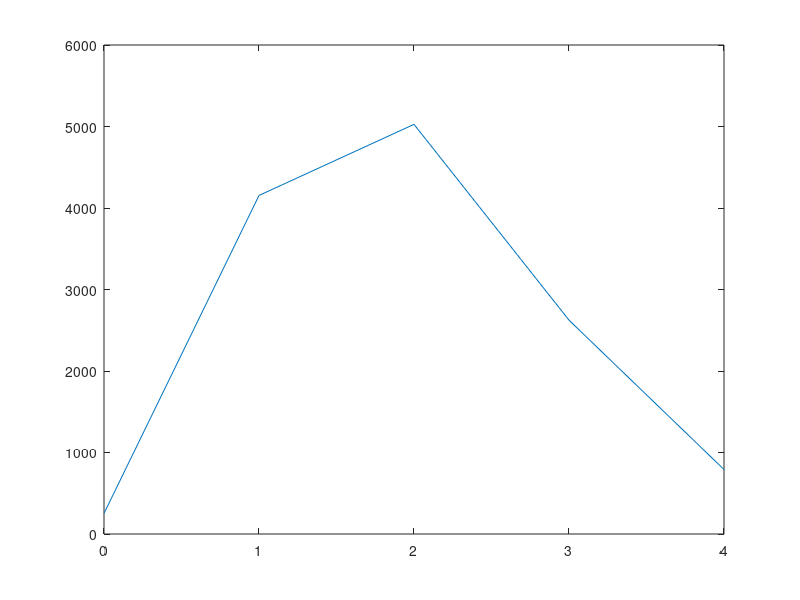

Recreate this plot in MATLAB. (Note: this script raises an error after producing the figure.)
%% Calculo de la funcion coseno a traves de una serie infinita
clc;
clear all;
format shortG;

sumAprox = 0;

x = input('Ingrese el valor a calcular: ');
n = input('Ingrese el orden de la serie: ');

trueValue = cos(x);

for i=0: 1: n-1
   sumAprox = sumAprox + ((-1)^i)*(x^(2*i))/factorial(2*i);
   order_arr(i+1, 1) = i;
   sumAprox_arr(i+1, 1) = sumAprox;
   error_arr(i+1, 1) = abs((trueValue - sumAprox)/trueValue)*100;
end

plot(0:n-1, error_arr(:,1))

cosx = trueValue
cosAprox = sumAprox
table1 = [order_arr kron(cosx, ones(length(order_arr), 1)) sumAprox_arr error_arr];
cell_table = {'orden', 'true', 'aprox', 'error %'};
for f=2: n+1
    for c=1: 4
        cell_table{f, c} = table1(f-1, c);
    end
end
cell_table

encabezado = {'Orden';'Verdadero';'Aproximacion';'error'};
tabla_cos = table(order_arr, kron(cosx, ones(length(order_arr), 1)), sumAprox_arr, error_arr, 'VariableNames', encabezado)

%% Funcion coseno
sumAprox = 0;
order_arr = 0;
sumAprox_arr = 0;
error_arr = 0;

x = input('Ingrese el valor a calcular: ');
n = input('Ingrese el orden de la serie: ');

trueValue = sin(x);

for i=0: 1: n-1
   sumAprox = sumAprox + ((-1)^i)*(x^(2*i+1))/factorial(2*i+1);
   order_arr(i+1, 1) = i;
   sumAprox_arr(i+1, 1) = sumAprox;
   error_arr(i+1, 1) = abs((trueValue - sumAprox)/trueValue)*100;
end

figure
plot(0:n-1, error_arr(:,1))

sinx = trueValue
sinAprox = sumAprox
table2 = [order_arr kron(sinx, ones(length(order_arr), 1)) sumAprox_arr error_arr];
cell_table2 = {'orden', 'true', 'aprox', 'error %'};
for f=2: n+1
    for c=1: 4
        cell_table2{f, c} = table2(f-1, c);
    end
end
cell_table2